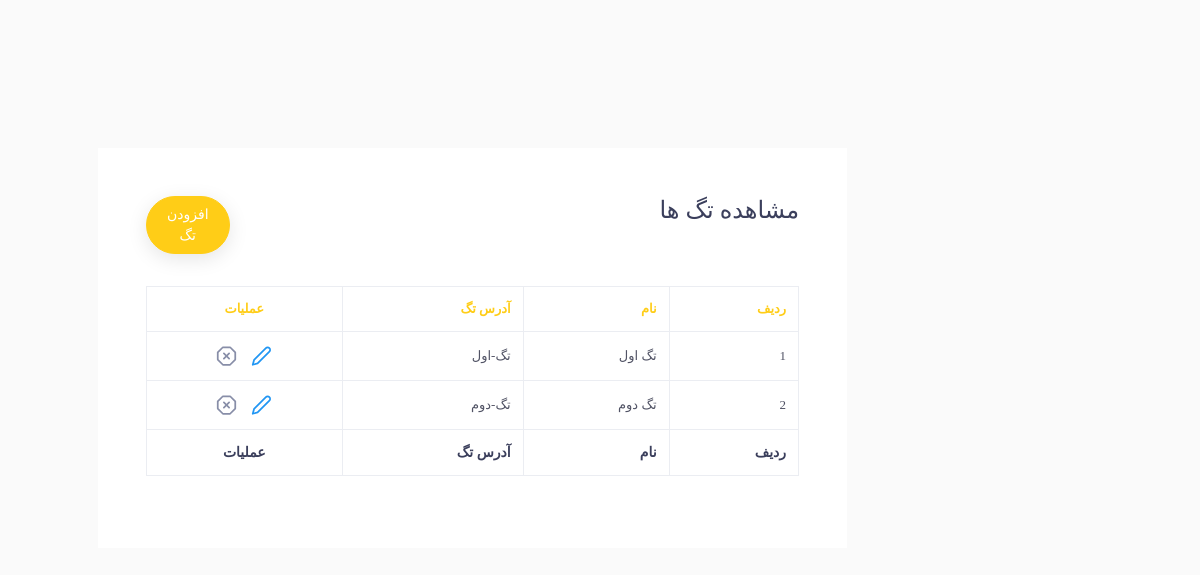
/dashbaord/tag, run on the app's committed database.
### Post/models.py (models this page shows, shortened)
class ArticleTags(models.Model):
    title = models.CharField(max_length=50, verbose_name="عنوان تگ")
    url = models.TextField(verbose_name="آدرس تگ", unique=True)

### Post/views.py (the view)
# urls.py: path('tag',views.TagManer.as_view(),name="tag_admin"),
class TagManer(ListView):
    template_name = 'Post/listTag.html'
    model = ArticleTags
    context_object_name = 'data'

### Post/templates/Post/listTag.html (shortened to what this page needs)
{% extends 'shared/base.html' %}
{% load static %}
{% block header_reference %}
    <link href="{% static 'admin_panel/assets/css/tables/table-basic.css' %}" rel="stylesheet" type="text/css">
{% endblock %}
{% block content %}
    {% load poll_extras %}
    <div class="col-lg-10 mx-auto mt-5 ">
        <div class="table-responsive bg-white p-5">
            <div class="widget-header">
                <div class="row">
                    <div class="col-xl-10 col-md-10 col-sm-10 col-10 mb-4 ">
                        <h4>مشاهده تگ ها</h4>
                    </div>
                    <div class="col-md-2 mb-4">
                        <a href="{% url 'tag_add_admin'  %}" class="btn btn-primary mb-2 mr-2 btn-rounded">افزودن
                            تگ</a>
                    </div>
                </div>
            </div>
            <table class="table table-bordered table-hover table-condensed mb-4">
                <thead>
                <tr>
                    <th>ردیف</th>
                    <th>نام</th>
                    <th>آدرس تگ</th>
                    <th class="text-center">عملیات</th>
                </tr>
                </thead>
                <tbody>
                {% for item in data %}
                    <tr>
                        <td>
                            {{ forloop.counter }}
                        </td>
                        <td>
                            {{ item.title }}
                        </td>
                        <td>
                            {{ item.url }}
                        </td>
                        <td class="text-center">
                            <ul class="table-controls">
                                <li>
                                    <a href="{% url 'tag_edit_admin' id=item.id  %}"
                                       style="margin-right: 1x;color: red"
                                       class="bs-tooltip mr-2 text-or" data-toggle="tooltip" data-placement="top"
                                       title="" data-original-title="ویرایش">
                                        <svg xmlns="http://www.w3.org/2000/svg" width="24" height="24"
                                             viewBox="0 0 24 24" fill="none" stroke="currentColor" stroke-width="2"
                                             stroke-linecap="round" stroke-linejoin="round"
                                             class="feather feather-edit-2 text-info">
                                            <path d="M17 3a2.828 2.828 0 1 1 4 4L7.5 20.5 2 22l1.5-5.5L17 3z"></path>
                                        </svg>
                                    </a>
                                    <a href="{% url 'tag_delete_admin' item.id %}"
                                       style="margin-right: 3px;color: red"
                                       class="bs-tooltip  text-or" data-toggle="tooltip" data-placement="top"
                                       title="" data-original-title="حذف">
                                    </a>
                                </li>
                            </ul>
                        </td>
                    </tr>
                {% endfor %}
                </tbody>
                <tfoot>
                <tr>
                    <th>ردیف</th>
                    <th>نام</th>
                    <th>آدرس تگ</th>
                    <th class="text-center">عملیات</th>
                </tr>
                </tfoot>
            </table>
        </div>
    </div>
{% endblock %}

### static/admin_panel/assets/css/tables/table-basic.css (style rules this page uses)
.table-controls { padding: 0; margin: 0; list-style: none; }
.table-controls > li { display: inline-block; margin: 0 2px; line-height: 1; }
.table-controls > li > a { display: inline-block; }

### static/admin_panel/assets/css/main.css (style rules this page uses)
html { min-height: 100%; direction: rtl; }
body { color: #888ea8; height: 100%; font-size: 0.875rem; background: #fafafa; overflow-x: hidden; overflow-y: auto; letter-spacing: 0.0312rem; font-family: 'Quicksand', sans-serif; }
h1, h2, h3, h4, h5, h6 { color: #3b3f5c; }
a { color: #515365; outline: none; }
.btn { padding: 0.4375rem 1.25rem; text-shadow: none; font-size: 14px; color: #3b3f5c; font-weight: normal; white-space: normal; word-wrap: break-word; transition: .2s ease-out; touch-action: manipulation; cursor: pointer; background-color: #f1f2f3; box-shadow: 0px 5px 20px 0 rgba(0, 0, 0, 0.1); will-change: opacity, transform; transition: all 0.3s ease-out; -webkit-transition: all 0.3s ease-out; }
.btn-primary { color: #fff !important; background-color: #ffcd17 !important; border-color: #ffcd17; }
.btn-rounded { -webkit-border-radius: 1.875rem !important; -moz-border-radius: 1.875rem !important; -ms-border-radius: 1.875rem !important; -o-border-radius: 1.875rem !important; border-radius: 1.875rem !important; }
.table-bordered { border: 1px solid #f1f2f3; }
.table > tbody > tr > td { vertical-align: middle; color: #515365; font-size: 13px; letter-spacing: 1px; }
.table > thead > tr > th { color: #ffcd17; font-weight: 700; font-size: 13px; letter-spacing: 1px; text-transform: uppercase; }
.table-bordered td, .table-bordered th { border: 1px solid #ebedf2; }
.table thead th { vertical-align: bottom; border-bottom: none; }
.table-controls > li > a svg { color: #25d5e4; }
.table-controls > li > a svg { color: #888ea8; width: 21px; }
.table > tfoot > tr > th { color: #3b3f5c; }
.text-info { color: #2196f3 !important; }

### static/admin_panel/assets/css/structure.css (style rules this page uses)
html { min-height: 100%; direction: rtl; }
body { color: #888ea8; height: 100%; font-size: 0.875rem; background: #fafafa; overflow-x: hidden; overflow-y: auto; letter-spacing: 0.0312rem; font-family: 'Quicksand', sans-serif; }
h1, h2, h3, h4, h5, h6 { color: #3b3f5c; }

### data on the page
ArticleTags: title "تگ اول", url "تگ-اول"
ArticleTags: title "تگ دوم", url "تگ-دوم"
